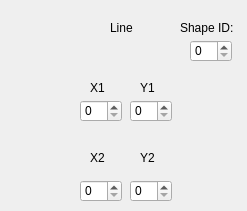
   <widget class="QWidget" name="stackedWidgetPage2">
    <widget class="QLabel" name="label_3">
     <property name="geometry">
      <rect>
       <x>110</x>
       <y>20</y>
       <width>58</width>
       <height>16</height>
      </rect>
     </property>
     <property name="text">
      <string>Line</string>
     </property>
    </widget>
    <widget class="QLabel" name="label_4">
     <property name="geometry">
      <rect>
       <x>90</x>
       <y>80</y>
       <width>58</width>
       <height>16</height>
      </rect>
     </property>
     <property name="text">
      <string>X1</string>
     </property>
    </widget>
    <widget class="QLabel" name="label_5">
     <property name="geometry">
      <rect>
       <x>140</x>
       <y>80</y>
       <width>58</width>
       <height>16</height>
      </rect>
     </property>
     <property name="text">
      <string>Y1</string>
     </property>
    </widget>
    <widget class="QLabel" name="label_6">
     <property name="geometry">
      <rect>
       <x>90</x>
       <y>150</y>
       <width>58</width>
       <height>16</height>
      </rect>
     </property>
     <property name="text">
      <string>X2</string>
     </property>
    </widget>
    <widget class="QLabel" name="label_7">
     <property name="geometry">
      <rect>
       <x>140</x>
       <y>150</y>
       <width>58</width>
       <height>16</height>
      </rect>
     </property>
     <property name="text">
      <string>Y2</string>
     </property>
    </widget>
    <widget class="QSpinBox" name="line_x1">
     <property name="geometry">
      <rect>
       <x>80</x>
       <y>100</y>
       <width>42</width>
       <height>22</height>
      </rect>
     </property>
    </widget>
    <widget class="QSpinBox" name="line_y1">
     <property name="geometry">
      <rect>
       <x>130</x>
       <y>100</y>
       <width>42</width>
       <height>22</height>
      </rect>
     </property>
    </widget>
    <widget class="QSpinBox" name="line_x2">
     <property name="geometry">
      <rect>
       <x>80</x>
       <y>180</y>
       <width>42</width>
       <height>22</height>
      </rect>
     </property>
    </widget>
    <widget class="QSpinBox" name="line_y2">
     <property name="geometry">
      <rect>
       <x>130</x>
       <y>180</y>
       <width>42</width>
       <height>22</height>
      </rect>
     </property>
    </widget>
    <widget class="QLabel" name="label_54">
     <property name="geometry">
      <rect>
       <x>180</x>
       <y>20</y>
       <width>58</width>
       <height>16</height>
      </rect>
     </property>
     <property name="text">
      <string>Shape ID:</string>
     </property>
    </widget>
    <widget class="QSpinBox" name="line_id">
     <property name="geometry">
      <rect>
       <x>190</x>
       <y>40</y>
       <width>42</width>
       <height>22</height>
      </rect>
     </property>
    </widget>
   </widget>
